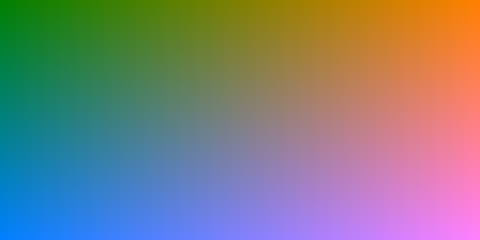
Frame 1 (no input)
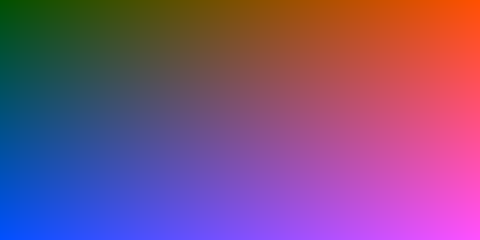
Frame 60 (no input)
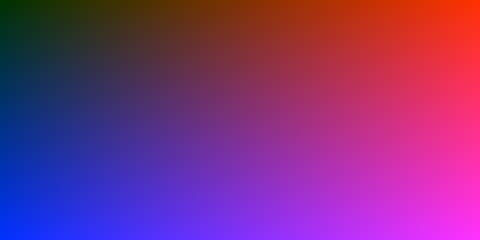
Frame 120 (the mouse pressed at the canvas centre since frame 60)

The p5.js sketch that drew these frames (run headless with seeded random() and noise() and a simulated clock; from frame 60 on, the mouse is pressed at the canvas centre):

// p5.js sketch
// ── sketch.js
function setup() {
	createCanvas(480,240);
	pixelDensity(1);
	count = 0;
}

function draw() 
{
	print(count);
	background(51);
	loadPixels();
	index = 0;
	greenValue = (sin(count/10)+1)*256/2
	for(y = 0; y < height; y++)
	{
		for(x = 0; x < width; x++)
		{
			pixels[index+0] = x * 256/width;
			pixels[index+1] = greenValue;
			pixels[index+2] = y * 256/height;
			pixels[index+3] = 255;
			index = index + 4;
		}
	}
	updatePixels();
	count++;
}
